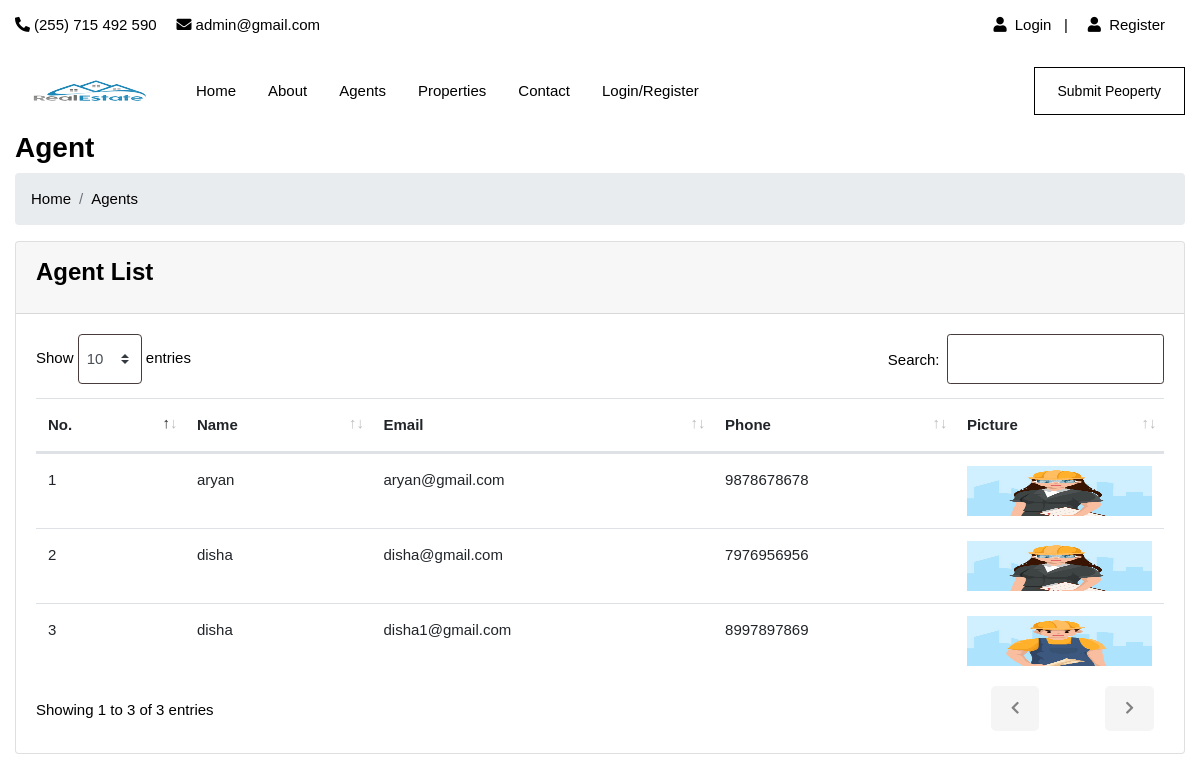
/Agent/agents.php, run on an earlier commit of the app's database.
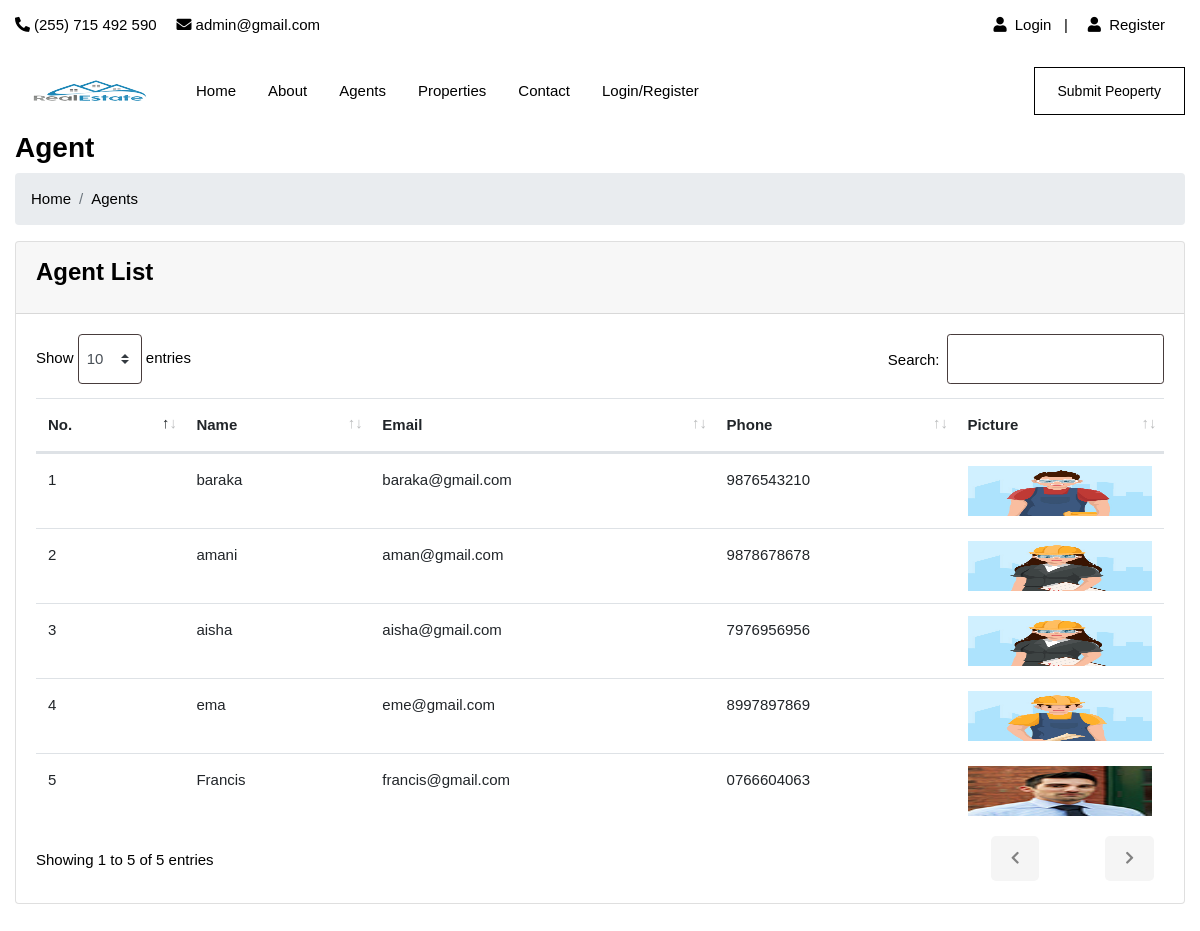
And on a later commit of the database.
### tables this page shows
CREATE TABLE `user` (
  `uid` int(50) NOT NULL,
  `uname` varchar(100) NOT NULL,
  `uemail` varchar(100) NOT NULL,
  `uphone` varchar(20) NOT NULL,
  `upass` varchar(50) NOT NULL,
  `utype` varchar(50) NOT NULL,
  `uimage` varchar(300) NOT NULL
);

### Agent/agents.php (the view, shortened to what this page needs)
<!DOCTYPE html>
<html lang="en">
<head>
	<link rel="stylesheet" href="css/bootstrap.min.css">
	<link rel="stylesheet" href="css/font-awesome.min.css">
	<link rel="stylesheet" href="css/feathericon.min.css">
	<link rel="stylesheet" href="admin/assets/plugins/datatables/dataTables.bootstrap4.min.css">
	<link rel="stylesheet" href="admin/assets/plugins/datatables/responsive.bootstrap4.min.css">
	<link rel="stylesheet" href="admin/assets/plugins/datatables/select.bootstrap4.min.css">
	<link rel="stylesheet" href="admin/assets/plugins/datatables/buttons.bootstrap4.min.css">
	<link rel="stylesheet" href="css/style.css">
	<?php include("include/header.php"); ?>
</head>
<body>
	<div class="page-wrapper">
		<div class="content container-fluid">
			<div class="page-header">
				<div class="row">
					<div class="col">
						<h3 class="page-title">Agent</h3>
						<ul class="breadcrumb">
							<li class="breadcrumb-item"><a href="index.php">Home</a></li>
							<li class="breadcrumb-item active">Agents</li>
						</ul>
					</div>
				</div>
			</div>
			<div class="row">
				<div class="col-sm-12">
					<div class="card">
						<div class="card-header">
							<h4 class="card-title">Agent List</h4>
						</div>
						<div class="card-body">
							<table id="basic-datatable" class="table">
								<thead>
									<tr>
										<th>No. </th>
										<th>Name</th>
										<th>Email</th>
										<th>Phone</th>
										<th>Picture</th>
									</tr>
								</thead>
								<tbody>
									<?php
									$query = mysqli_query($con, "select * from user where utype='agent'");
									$cnt = 1;
									while ($row = mysqli_fetch_row($query)) {
										?>
										<tr>
											<td>
												<?php echo $cnt; ?>
											</td>
											<td>
												<?php echo $row['1']; ?>
											</td>
											<td>
												<?php echo $row['2']; ?>
											</td>
											<td>
												<?php echo $row['3']; ?>
											</td>
											<td><img src="../images/user/<?php echo $row['6']; ?>" height="50px" width="50px">
											</td>
										</tr>
										<?php
										$cnt = $cnt + 1;
									}
									?>
								</tbody>
							</table>
						</div>
					</div>
				</div>
			</div>
		</div>
	</div>
</body>
</html>

What changed in the data, as far as the page shows it:
removed user: uname "aryan", uemail "aryan@gmail.com", uphone "9878678678", uimage (picture)
removed user: uname "disha", uemail "disha@gmail.com", uphone "7976956956", uimage (picture)
removed user: uname "disha", uemail "disha1@gmail.com", uphone "8997897869", uimage (picture)
added user: uname "baraka", uemail "baraka@gmail.com", uphone "9876543210", uimage (picture)
added user: uname "amani", uemail "aman@gmail.com", uphone "9878678678", uimage (picture)
added user: uname "aisha", uemail "aisha@gmail.com", uphone "7976956956", uimage (picture)
added user: uname "ema", uemail "eme@gmail.com", uphone "8997897869", uimage (picture)
added user: uname "Francis", uemail "francis@gmail.com", uphone "0766604063", uimage (picture)
Also different on the page:
text written by a page script: "Show entries Search: Showing 1 to 3 of 3 entries" → "Show entries Search: Showing 1 to 5 of 5 entries"
